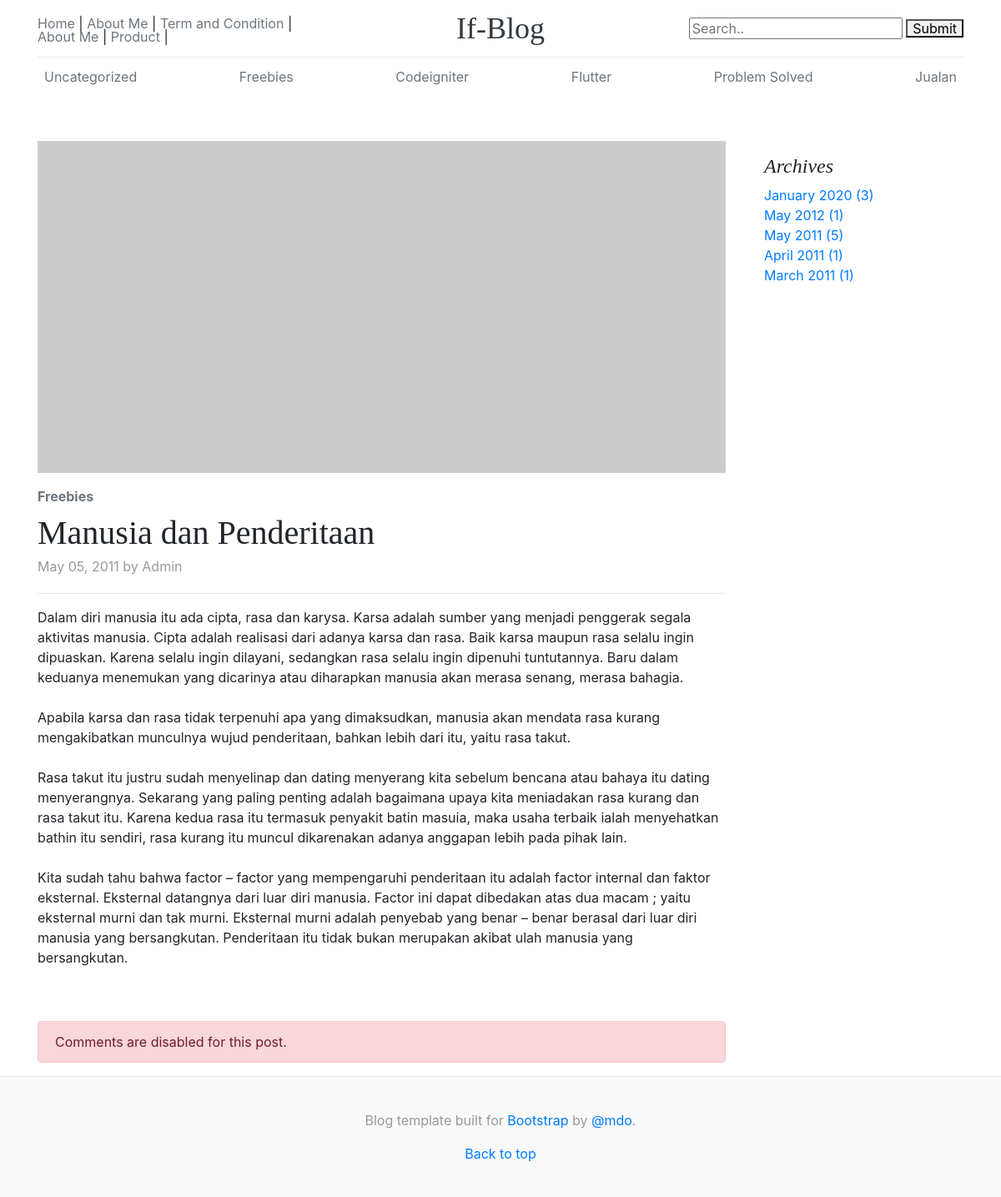
Screenshot of /2011/05/05/manusia-dan-penderitaan with the database file from the repository.
### tables this page shows
CREATE TABLE `if_navigation`  (
  `id` int(11) NOT NULL AUTO_INCREMENT,
  `parent_id` int(11) NULL DEFAULT 0,
  `title` varchar(50) NULL DEFAULT NULL,
  `description` varchar(255) NULL DEFAULT NULL,
  `url` varchar(255) NULL DEFAULT NULL,
  `external` enum('0','1') NOT NULL DEFAULT '0',
  `id_groups` int(11) NULL DEFAULT 0,
  `order` int(5) NULL DEFAULT 0,
  PRIMARY KEY (`id`) USING BTREE
);

CREATE TABLE `if_categories`  (
  `id` int(11) NOT NULL AUTO_INCREMENT,
  `name` varchar(60) NULL DEFAULT NULL,
  `url_name` varchar(200) NULL DEFAULT NULL,
  `description` varchar(200) NULL DEFAULT NULL,
  PRIMARY KEY (`id`) USING BTREE
);

CREATE TABLE `if_posts`  (
  `id` int(11) NOT NULL AUTO_INCREMENT,
  `author` int(11) NOT NULL DEFAULT 0,
  `date_posted` datetime(0) NOT NULL DEFAULT CURRENT_TIMESTAMP,
  `meta_key` text NOT NULL,
  `meta_desc` text NOT NULL,
  `title` varchar(200) NOT NULL,
  `id_cat` int(11) NOT NULL DEFAULT 0,
  `content_id` int(11) NOT NULL DEFAULT 0,
  `url_title` varchar(200) NOT NULL,
  `head_article` text NOT NULL,
  `main_article` longtext NOT NULL,
  `image_header` varchar(255) NULL DEFAULT NULL,
  `allow_comments` enum('0','1') NOT NULL DEFAULT '1',
  `sticky` int(1) NOT NULL DEFAULT 0,
  `featured` int(1) NOT NULL DEFAULT 0,
  `status` enum('draft','published') NOT NULL DEFAULT 'published',
  `hit` int(11) NOT NULL DEFAULT 0,
  `create_at` datetime(0) NULL DEFAULT NULL,
  `update_at` datetime(0) NULL DEFAULT NULL,
  PRIMARY KEY (`id`, `allow_comments`) USING BTREE
);

CREATE TABLE `if_users`  (
  `id` int(11) UNSIGNED NOT NULL AUTO_INCREMENT,
  `ip_address` varchar(45) NOT NULL,
  `username` varchar(100) NULL DEFAULT NULL,
  `password` varchar(255) NOT NULL,
  `email` varchar(254) NOT NULL,
  `activation_selector` varchar(255) NULL DEFAULT NULL,
  `activation_code` varchar(255) NULL DEFAULT NULL,
  `forgotten_password_selector` varchar(255) NULL DEFAULT NULL,
  `forgotten_password_code` varchar(255) NULL DEFAULT NULL,
  `forgotten_password_time` int(11) UNSIGNED NULL DEFAULT NULL,
  `remember_selector` varchar(255) NULL DEFAULT NULL,
  `remember_code` varchar(255) NULL DEFAULT NULL,
  `created_on` int(11) UNSIGNED NOT NULL,
  `last_login` int(11) UNSIGNED NULL DEFAULT NULL,
  `active` tinyint(1) UNSIGNED NULL DEFAULT NULL,
  `first_name` varchar(50) NULL DEFAULT NULL,
  `last_name` varchar(50) NULL DEFAULT NULL,
  `company` varchar(100) NULL DEFAULT NULL,
  `phone` varchar(20) NULL DEFAULT NULL,
  PRIMARY KEY (`id`) USING BTREE,
  UNIQUE INDEX `uc_email`(`email`) USING BTREE,
  UNIQUE INDEX `uc_activation_selector`(`activation_selector`) USING BTREE,
  UNIQUE INDEX `uc_forgotten_password_selector`(`forgotten_password_selector`) USING BTREE,
  UNIQUE INDEX `uc_remember_selector`(`remember_selector`) USING BTREE
);

### application/core/MY_Loader.php (called while the page is built, shortened)
<?php
class MY_Loader extends CI_Loader {
	function section($area, $view, $data=array()){
		$content = $this->view($view, $data, true);
		$checksum = md5( $view . serialize($data) );
		return $checksum;
	}
}

### application/core/MY_Controller.php (called while the page is built, shortened)
<?php if ( ! defined('BASEPATH')) exit('No direct script access allowed');
class MY_Controller extends CI_Controller {
	public $_template;
	public $_settings;
	public function __construct() {
		$lib_array = array('user_agent','cmscore_library');
		$this->load->library($lib_array);
		$this->_settings = $this->cmscore_library->settings;
		$this->_template['themes'] = $this->cmscore_library->getActiveTemplate();
	}
	public function load_template($page_name, $data = NULL, $section=NULL)
	{
		$data['page'] = $page_name;
		if ($this->_settings['recognize_user_agent'] == 1)
		{
			if ($this->agent->is_mobile())
			{
				$this->load->view('mobile/layout/container', $data);
			}
			else
			{
				if($section != NULL && is_array($section))
				{
					foreach($section as $key => $value):
						if(is_array($value)){
							$this->load->section($key, $value['path'], $value['data']);
						} else {
							$this->load->section($key, $value);
						}
					endforeach;
				}
				$this->load->view('themes/' . $this->_template['themes'] . '/layout/'.$page_name, $data);
			}
		}
	}
}

### application/controllers/Post.php (called while the page is built, shortened)
<?php
class Post extends MY_Controller
{
	public function date($year = NULL, $month = NULL, $day = NULL, $url_title = NULL)
	{
		if ($data['post'] = $this->blog->get_post_by_url($year, $month, $day, $url_title))
		{
			$data['post']['url'] = post_url($data['post']['url_title'], $data['post']['date_posted']);
			$data['post']['display_name'] = $this->users->get_user_display_name($data['post']['author']);
			$data['comments'] = $this->comments->get_comments($data['post']['id']);
			$this->_template['page']	= 'post/single_post';
		}
		else
		{
			show_404();
		}
		$load_section = array(
			'menu' => 'themes/'.$this->_template['themes'].'/section/menu',
			'footer' => 'themes/'.$this->_template['themes'].'/section/footer',
		);
		$this->load_template($this->_template['page'], $data, $load_section);
	}
}

### index.php (called while the page is built, shortened)
<?php
require_once BASEPATH.'core/CodeIgniter.php';

### application/libraries/Navigation_library.php (called while the page is built, shortened)
<?php if (!defined('BASEPATH')) exit('No direct script access allowed');
class Navigation_library
{
	protected $_table;
	private $ci;
	public function __construct()
	{
		if (!isset($this->ci))
		{
			$this->ci =& get_instance();
		}
		$this->_table = $this->ci->config->item('database_tables');
	}
	public function get_navigation()
	{
		$this->ci->db->select('title, description, url, external, order');
		$this->ci->db->order_by('order', 'ASC');
		$query = $this->ci->db->get($this->_table['navigation']);
		if ($query->num_rows() > 0)
		{
			return $query->result_array();
		}
	}
}

### application/libraries/Categories_library.php (called while the page is built)
<?php if (!defined('BASEPATH')) exit('No direct script access allowed');
class Categories_library
{
	protected $_table;
	public function __construct()
	{
		if (!isset($this->CI))
		{
			$this->CI =& get_instance();
		}
		$this->_table = $this->CI->config->item('database_tables');
	}
	public function get_categories()
	{
		$this->CI->db->select('id, name, url_name');
		$this->CI->db->from($this->_table['categories'] . ' categories');
		$this->CI->db->select('(SELECT COUNT(' . $this->CI->db->dbprefix . 'posts_to_categories.id) FROM ' . $this->CI->db->dbprefix . 'posts_to_categories WHERE ' . $this->CI->db->dbprefix . 'posts_to_categories.category_id = categories.id) AS posts_count', FALSE);
		$this->CI->db->order_by('id', 'ASC');
		$query = $this->CI->db->get();
		if ($query->num_rows() > 0)
		{
			return $query->result_array();
		}
	}
}

### application/helpers/MY_url_helper.php (called while the page is built, shortened)
<?php if (!defined('BASEPATH')) exit('No direct script access allowed');
function archive_url($url)
{
	return site_url('archive/' . $url);
}
function category_url($url_name)
{
	return site_url('category/' . $url_name);
}

### application/models/Categories_model.php (called while the page is built, shortened)
<?php
class Categories_model extends CI_Model
{
	protected $_table;
	public function __construct()
	{
		$this->_table = $this->config->item('database_tables');
	}
	public function get_categories_by_ids($category_ids)
	{
		$this->db->select('id, name, url_name, description');
		$this->db->where_in('id', $category_ids);
		$query = $this->db->get($this->_table['categories']);
		if ($query->num_rows() > 0)
		{
			return $query->row_array();
		}
	}
}

### application/models/Post_model.php (called while the page is built, shortened)
<?php
class Post_model extends CI_Model
{
	protected $_table;
	public function __construct()
	{
		$this->_table = $this->config->item('database_tables');
	}
	public function get_post_by_url($year, $month, $day, $url_title)
	{
		$date = $year . '-' . $month . '-' . $day;
		$this->db->select('posts.id, posts.author, posts.date_posted, posts.title, posts.url_title, posts.head_article, posts.main_article, posts.id_cat, posts.allow_comments, posts.sticky, posts.status, posts.author, users.first_name');
		$this->db->from($this->_table['posts'] . ' posts');
		$this->db->join($this->_table['users'] . ' users', 'posts.author = users.id');
		$this->db->where('posts.status', 'published');
		$this->db->where('posts.url_title', $url_title);
		$this->db->where('posts.date_posted', $date);
		$this->db->limit(1);
		$query = $this->db->get();
		if ($query->num_rows() == 1)
		{
			$result = $query->row_array();
			$result['categories'] = $this->categories->get_categories_by_ids($result['id_cat']);
			$result['comment_count'] = $this->db->where('post_id', $result['id'])->from($this->_table['comments'])->count_all_results();
			return $result;
		}
	}
}

### application/libraries/Archive_library.php (called while the page is built, shortened)
<?php if (!defined('BASEPATH')) exit('No direct script access allowed');
class Archive_library
{
	public function __construct()
	{
		if (!isset($this->CI))
		{
			$this->CI =& get_instance();
		}
	}
	public function get_archive()
	{
		$this->CI->db->select('COUNT(' . $this->CI->db->dbprefix . 'posts.id) AS posts_count, SUBSTRING(' . $this->CI->db->dbprefix . 'posts.date_posted, 1,7) AS archive_date FROM ' . $this->CI->db->dbprefix . 'posts WHERE ' . $this->CI->db->dbprefix . 'posts.status = \'published\' GROUP BY archive_date', FALSE);
		$this->CI->db->order_by('archive_date', 'DESC');
		$this->CI->db->limit($this->CI->cmscore_library->settings['months_per_archive']);
		$query = $this->CI->db->get();
		if ($query->num_rows() > 0)
		{
			$result = $query->result_array();
			foreach ($result as $key => $row)
			{
				$result[$key]['url']  = date('Y', strtotime($row['archive_date'])) . '/' . date('m', strtotime($row['archive_date'])) . '/';
				$result[$key]['date_posted']  = strftime('%B %Y', strtotime($row['archive_date']));
			}
			return $result;
		}
	}
}

### application/views/themes/default/section/menu.php (the view)
<header class="blog-header py-3">
    <div class="row flex-nowrap justify-content-between align-items-center">
        <div class="col-4 pt-1">
        <?php if (($navigation = $this->navigation_library->get_navigation())): ?>
            <?php foreach ($navigation as $navigation_item): ?>
                <a class="text-muted" href="<?php echo ($navigation_item['external'] == 0) ? site_url($navigation_item['url']) : $navigation_item['url']; ?>" title="<?php echo $navigation_item['description']; ?>"><?php echo $navigation_item['title']; ?></a> |
            <?php endforeach; ?>
        <?php endif; ?>
        </div>
        <div class="col-4 text-center">
        <a class="blog-header-logo text-dark" href="<?=site_url()?>"><?=$this->_settings['site_title']?></a>
        </div>
        <div class="col-4 d-flex justify-content-end align-items-center">
        <form action="<?=site_url('search')?>" method="post">
            <input type="text" placeholder="Search.." name="term">
            <button type="submit">Submit</button>
        </form>
        </div>
    </div>
</header>
<div class="nav-scroller py-1 mb-2">
    <nav class="nav d-flex justify-content-between">
        <?php if(($categories = $this->categories_library->get_categories())); ?>
        <?php foreach($categories as $cat_item): ?>
        <a class="p-2 text-muted" href="<?=category_url($cat_item['url_name'])?>"><?=$cat_item['name']?></a>
        <?php endforeach; ?>
    </nav>
</div>

### application/views/themes/default/layout/post/single_post.php
<main role="main" class="container">
    <div class="row pt-5">
        <div class="col-md-9 blog-main">
            <div class="blog-post">
                <img src="https://via.placeholder.com/830x400" class="img-fluid" />
                <strong class="d-inline-block mb-2 mt-3 text-secondary"><?php echo $post['categories']['name']; ?></strong>
                <h2 class="blog-post-title"><?=$post['title']?></h2>
                <p class="blog-post-meta"><?=strftime('%B %d, %Y', strtotime($post['date_posted'])); ?>
                    <?php echo lang('by'); ?> <?php echo $post['display_name']; ?></p>
                <hr>
                <?=$post['main_article']; ?>
            </div>
            <?php if($post['allow_comments']){ ?>
            <div class="post-comments">
                <header>
                    <h3 class="h6"><?=lang('comments')?><span class="no-of-comments"><?php echo '('.count($comments).')'; ?></span></h3>
                </header>
                <hr>
                <?php
                    if(count($comments) > 0){
                        foreach($comments as $list):
                ?>
                <div class="media">
                    <img src="https://d19m59y37dris4.cloudfront.net/blog/1-2-1/img/user.svg" width="50px" class="mr-3" alt="picture">
                    <div class="media-body">
                        <h5 class="mt-0">Anonymous</h5>
                        <p class="small">May, 20 2019</p>
                        Cras sit amet nibh libero, in gravida nulla. Nulla vel metus scelerisque ante sollicitudin. Cras
                        purus odio, vestibulum in vulputate at, tempus viverra turpis. Fusce condimentum nunc ac nisi
                        vulputate fringilla. Donec lacinia congue felis in faucibus.
                    </div>
                </div>
                <?php
                        endforeach;
                    }
                ?>
            </div>
            <div class="add-comment mt-5 mb-5">
                <header>
                    <h3 class="h6"><?=lang('leave_reply')?></h3>
                    <p><?=lang('leave_reply_description')?></p>
                </header>
                <form action="#" class="commenting-form">
                    <div class="row">
                        <div class="form-group col-md-6">
                            <input type="text" name="username" id="username" placeholder="Name" class="form-control">
                        </div>
                        <div class="form-group col-md-6">
                            <input type="email" name="username" id="useremail"
                                placeholder="Email Address (will not be published)" class="form-control">
                        </div>
                        <div class="form-group col-md-12">
                            <textarea name="usercomment" id="usercomment" placeholder="Type your comment"
                                class="form-control"></textarea>
                        </div>
                        <div class="form-group col-md-12">
                            <button type="submit" class="btn btn-secondary">Submit Comment</button>
                        </div>
                    </div>
                </form>
            </div>
            <?php } else { ?>
            <div class="alert alert-danger">
                <?=lang('comments_disabled')?>
            </div>
            <?php } ?>
        </div>
        <aside class="col-md-3 blog-sidebar">
            <div class="p-3">
                <h4 class="font-italic">Archives</h4>
                <ol class="list-unstyled mb-0">
                    <?php if (($archive = $this->archive_library->get_archive())): ?>
                        <?php foreach ($archive as $archive_item): ?>
                            <li><a href="<?php echo archive_url($archive_item['url']); ?>"><?php echo $archive_item['date_posted']; ?> (<?php echo $archive_item['posts_count']; ?>)</a></li>
                        <?php endforeach; ?>
                    <?php endif; ?>
                </ol>
            </div>
        </aside>
    </div>
</main>

### assets/themes/default/blog.css (style rules this page uses)
.blog-header { line-height: 1; border-bottom: 1px solid #e5e5e5; }
.blog-header-logo { font-family: "Playfair Display", Georgia, "Times New Roman", serif; font-size: 2.25rem; }
h1, h2, h3, h4, h5, h6 { font-family: "Playfair Display", Georgia, "Times New Roman", serif; }
.nav-scroller { position: relative; z-index: 2; height: 2.75rem; overflow-y: hidden; }
.nav-scroller .nav { display: -ms-flexbox; display: flex; -ms-flex-wrap: nowrap; flex-wrap: nowrap; padding-bottom: 1rem; margin-top: -1px; overflow-x: auto; text-align: center; white-space: nowrap; -webkit-overflow-scrolling: touch; }
.blog-post { margin-bottom: 4rem; }
.blog-post-title { margin-bottom: .25rem; font-size: 2.5rem; }
.blog-post-meta { margin-bottom: 1.25rem; color: #999; }

### rows the page displays
if_navigation: title "Home"
if_navigation: title "About Me"
if_navigation: title "Term and Condition"
if_navigation: title "About Me"
if_navigation: title "Product"
if_categories: name "Uncategorized"
if_categories: name "Freebies"
if_categories: name "Codeigniter"
if_categories: name "Flutter"
if_categories: name "Problem Solved"
if_categories: name "Jualan"
if_posts: title "Manusia dan Penderitaan", date_posted "May 05, 2011", if_users.first_name "Admin", main_article "Dalam diri manusia itu ada cipta, rasa dan karysa. Karsa adalah sumber yang menjadi penggerak segala aktivitas manusia. Cipta adalah realisasi dari adanya karsa dan rasa. Baik karsa maupun rasa selalu ingin dipuaskan. Karena selalu ingin dilayani, sedangkan rasa selalu ingin dipenuhi tuntutannya. Baru dalam keduanya menemukan yang dicarinya atau diharapkan manusia akan merasa senang, merasa bahagia. Apabila karsa dan rasa tidak terpenuhi apa yang dimaksudkan, manusia akan mendata rasa kurang mengakibatkan munculnya wujud penderitaan, bahkan lebih dari itu, yaitu rasa takut. Rasa takut itu justru sudah menyelinap dan dating menyerang kita sebelum bencana atau bahaya itu dating menyerangnya.…"

### other values shown
$this->_settings['site_title'] "If-Blog"
lang('by') "by"
lang('comments_disabled') "Comments are disabled for this post."
$archive_item['date_posted'] "January 2020"
$archive_item['posts_count'] "3"
$archive_item['date_posted'] "May 2012"
$archive_item['posts_count'] "1"
$archive_item['date_posted'] "May 2011"
$archive_item['posts_count'] "5"
$archive_item['date_posted'] "April 2011"
$archive_item['date_posted'] "March 2011"
